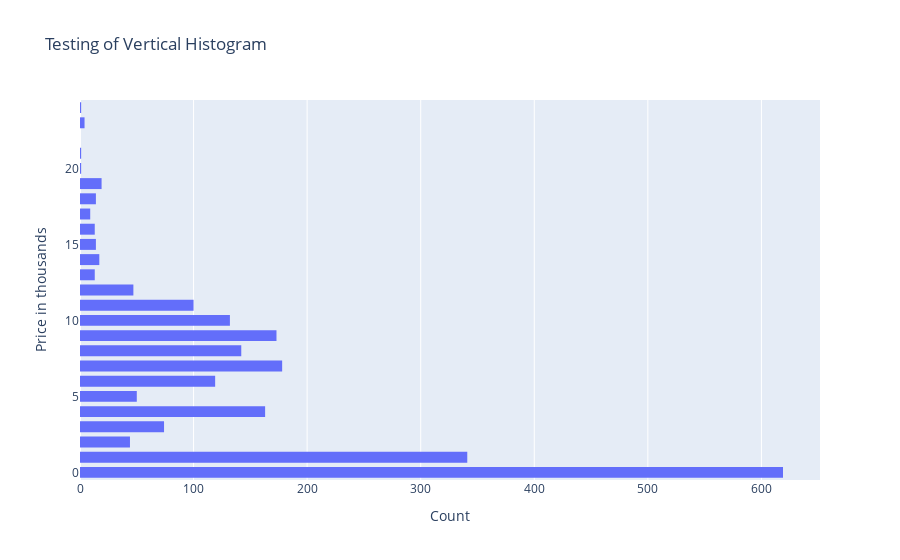

Notebook cell for this chart:
### Code cell
fig = go.Figure(data=[go.Histogram(y=df.Price_in_Thousands)])
fig.update_layout(
    title_text='Testing of Vertical Histogram',
    xaxis_title_text='Count', # xaxis label
    yaxis_title_text='Price in thousands', # yaxis label
    bargap=0.2,
    bargroupgap=0.1
)
fig.show()

### Figure 1 — Plotly figure (JSON) as saved in the notebook; plotly's stock layout.template omitted (floating-point values rounded to 4 significant figures; data arrays with more than 128 entries replaced by an {"elided": "..."} marker saying what was removed)
{"data": [{"type": "histogram", "y": {"elided": "2288 int values"}}], "layout": {"bargap": 0.2, "bargroupgap": 0.1, "title": {"text": "Testing of Vertical Histogram"}, "xaxis": {"title": {"text": "Count"}}, "yaxis": {"title": {"text": "Price in thousands"}}}}
